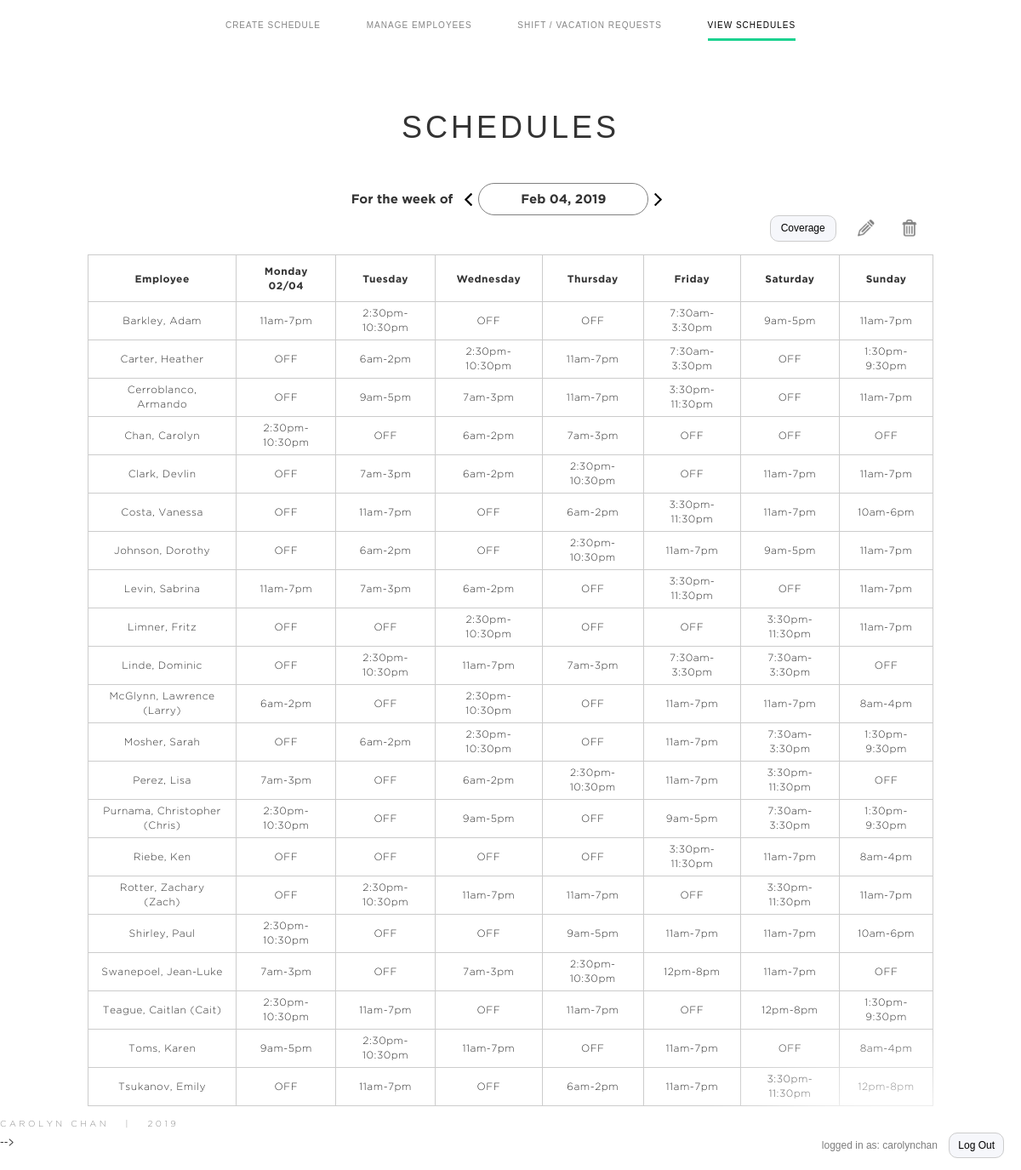
/scheduler/schedules/ (signed in), run on the app's committed database.
### scheduler/models.py (models this page shows)
class WeekSchedule(models.Model):
    employee = models.ForeignKey(Employee, default="", on_delete=models.CASCADE)
    weekStart = models.DateField(default=datetime.date.today)
    mondayShift = models.CharField(max_length=15, default="", choices=SHIFT_CHOICES)
    tuesdayShift = models.CharField(max_length=15, default="", choices=SHIFT_CHOICES)
    wednesdayShift = models.CharField(max_length=15, default="", choices=SHIFT_CHOICES)
    thursdayShift = models.CharField(max_length=15, default="", choices=SHIFT_CHOICES)
    fridayShift = models.CharField(max_length=15, default="", choices=SHIFT_CHOICES)
    saturdayShift = models.CharField(max_length=15, default="", choices=SHIFT_CHOICES)
    sundayShift = models.CharField(max_length=15, default="", choices=SHIFT_CHOICES)

class Employee(models.Model):
    POSITION_CHOICES = (
        ("SM", "Senior Manager"),
        ("AM", "Assistant Manager"),
        ("SIM", "Store Inventory Merchandiser"),
        ("SLIM", "Shift Leader"),
        ("BSI", "Bookseller I"),
        ("BSII", "Bookseller II"),
        ("PT", "Part Time Bookseller"),
        ("TB", "Temporary Bookseller"),
    )
    QUAD_CHOICES = ((i+1,i+1) for i in range(4))
    firstName = models.CharField(max_length=20, default="")
    lastName = models.CharField(max_length=20, default="")
    position = models.CharField(max_length=20,
                                choices=POSITION_CHOICES,
                                default="BSII",)
    hours = models.IntegerField(default=35, validators=[MaxValueValidator(35)])
    quad = models.IntegerField(blank=True,
                                null=True,
                                choices=QUAD_CHOICES)
    isBuyer = models.BooleanField(default=False)
    def __str__(self):
        return self.lastName + ", " + self.firstName
    class Meta:
        ordering = ('lastName', 'firstName')

### scheduler/views.py (the view)
# urls.py: url(r'^schedules/(?P<date>\d{4}-\d{2}-\d{2})/$', views.schedules, name='schedules'),
@login_required
def schedules(request, date=None):
    weekSchedules = WeekSchedule.objects.order_by("employee__lastName")
    template = loader.get_template('scheduler/schedules.html')
    if not date:
        monday = datetime.today() + timedelta(days=0-datetime.today().weekday())
        monday = monday.date()
    else:
        monday = datetime.strptime(date, "%Y-%m-%d").date()
    currSchedules = WeekSchedule.objects.filter(weekStart=monday)
    context = {
        'weekSchedules': weekSchedules,
        'monday': monday,
        'datetime': datetime,
        'currSchedules': currSchedules,
    }
    if request.method == "POST":
        selectedWeekStart = request.POST.get("week-start")
        selectedWeekStart = datetime.strptime(selectedWeekStart, "%b %d, %Y").strftime("%Y-%m-%d")
        if 'edit' in request.POST:
            return HttpResponseRedirect(reverse('scheduler:schedule-edit') + selectedWeekStart)
        elif 'delete' in request.POST:
            deleteSchedule(selectedWeekStart)
            return HttpResponseRedirect(reverse('scheduler:schedules'))
        elif 'coverage' in request.POST:
            return HttpResponseRedirect(reverse('scheduler:schedule-coverage') + selectedWeekStart)
        else:
            return HttpResponseRedirect(reverse('scheduler:schedules'))
    else:
        return render(request, 'scheduler/schedules.html', context)

### scheduler/templates/scheduler/schedules.html (shortened to what this page needs)
{% include "scheduler/base.html" %}
{% include "scheduler/menu.html" %}
<body class="schedules">
    <div class="container make-full-page">
        <div class="row">
            <div class="col-xs-12 center-block text-center">
                <h1 class="page-title">Schedules</h1>
            </div>
        </div>
        <div class="row">
            <form action="{% url 'scheduler:schedules' %}" method="post">
                <div class="col-xs-12 center-block text-center">
                    {% load staticfiles %}
                    <h3 id="week-start" class="subtitle">For the week of
                        <button id="prev-week" type="button">
                            <img src="{% static 'img/left-arrow.png' %}"/>
                        </button>
                        <input id="oval-div" name="week-start" value="{{ monday | date:'M d, Y' }}" readonly/>
                    </h3>
                    <button type="button" id="next-week">
                        <img src="{% static 'img/right-arrow.png' %}"/>
                    </button>
                </div>
                <div class="col-xs-12 text-right">
                    <div class="schedule-width" id="button-row">
                        {% if currSchedules %}
                            {% load staticfiles %}
                            <button class="schedule-button logout-button" type="submit" name="coverage">Coverage</button>
                            <button class="edit-button schedule-button" type="submit" name="edit" onclick="return confirm('Edit Schedule?');"><img src="{% static 'img/edit.png' %}"/></button>
                            <button class="delete-button schedule-button" type="submit" name="delete" onclick="return confirm('Delete Schedule?');"><img src="{% static 'img/delete.png' %}"/></button>
                        {% endif %}
                    </div>
                </div>
            </form>
            {% if currSchedules %}
            <div id="schedule-container" style="width:100%;">
                <table id="schedule-table-original" class="schedule-table schedule-width">
                    <tr>
                        <th>Employee</th>
                        <th>Monday {{ monday | date:'m/d' }}</th>
                        <th>Tuesday</th>
                        <th>Wednesday</th>
                        <th>Thursday</th>
                        <th>Friday</th>
                        <th>Saturday</th>
                        <th>Sunday</th>
                    </tr>
                    {% for weekSchedule in weekSchedules %}
                        {% if weekSchedule.weekStart == monday %}
                            <tr>
                                <td>{{ weekSchedule.employee }}</td>
                                <td>{{ weekSchedule.get_mondayShift_display }}</td>
                                <td>{{ weekSchedule.get_tuesdayShift_display }}</td>
                                <td>{{ weekSchedule.get_wednesdayShift_display }}</td>
                                <td>{{ weekSchedule.get_thursdayShift_display }}</td>
                                <td>{{ weekSchedule.get_fridayShift_display }}</td>
                                <td>{{ weekSchedule.get_saturdayShift_display }}</td>
                                <td>{{ weekSchedule.get_sundayShift_display }}</td>
                            </tr>
                        {% endif %}
                    {% endfor %}
                </table>
            </div>
            {% endif %}
        </div>
    </div>
</body>
        {% for weekSchedule in weekSchedules %}
                {% load staticfiles %}
        {%endfor%}

### scheduler/templates/scheduler/menu.html
<div class="container" id="menu-container">
    <div class="row">
        <div class="col-xs-12 center-block text-center">
            <ul id="menu">
                <li class="menu-item generate"><a href="{% url 'scheduler:index' %}">Create Schedule</a></li>
                <li class="menu-item employees"><a href="{% url 'scheduler:manage-employees' %}">Manage Employees</a></li>
                <li class="menu-item requests"><a href="{% url 'scheduler:requests' %}">Shift / Vacation Requests</a></li>
                <li class="menu-item schedules"><a href="{% url 'scheduler:schedules' %}">View Schedules</a></li>
            </ul>
        </div>
    </div>
</div>
<div id="login-bar">
            <div id="login-bar-text">
                <p id="login-text">logged in as: {{ request.user.username }}</p>
                <a class="logout-button" id="logout-link" href="/logout">Log Out</a>
            </div>
</div>

### scheduler/static/css/main.css (style rules this page uses)
#login-bar { position: fixed; bottom: 0; height: 60px; text-align: right; line-height: 60px; font-size: 12px; right: 0; z-index: 100; }
#login-bar-text { display: inline-block; background-color: white; -webkit-box-shadow: 30px 40px 107px 76px rgba(255,255,255,1); -moz-box-shadow: 30px 40px 107px 76px rgba(255,255,255,1); box-shadow: 30px 40px 107px 76px rgba(255,255,255,1); }
#login-text { font-family: Pier Sans, arial, sans-serif; color: #7E7E7E; display: inline-block; }
.logout-button { border: 1px solid #aaa; border: 1px solid #ccc; border-radius: 10px; font-family: Pier Sans, arial, sans-serif; background-color: #F6F7FB; color: black; padding: 6px 12px; font-size: 12px; -webkit-transition: all 0.2s ease-out; -moz-transition: all 0.2s ease-out; -o-transition: all 0.2s ease-out; transition: all 0.2s ease-out; }
#logout-link { text-decoration: none; margin-left: 10px; margin-right: 20px; height: 25px; padding: 7px 10px; }
#menu-container { height: 60px; line-height: 60px; }
#menu { font-family: Pier Sans, Arial, Helvetica, sans-serif; text-transform: uppercase; font-size: 10px; letter-spacing: 1px; }
.menu-item { list-style: none; display: inline-block; margin-left: 25px; margin-right: 25px; }
.menu-item a { color: #868686; padding-bottom: 10px; -webkit-transition: all 0.2s ease-out; -moz-transition: all 0.2s ease-out; -o-transition: all 0.2s ease-out; transition: all 0.2s ease-out; }
body.generate #menu .menu-item.generate a, body.employees #menu .menu-item.employees a, body.requests #menu .menu-item.requests a, body.schedules #menu .menu-item.schedules a { color: black; border-bottom: 3px solid #1BD290; min-height: 100%; }
.make-full-page { min-height: 100%; margin-bottom: -60px; margin-top: -60px; }
.page-title { font-family: Markella, Arial, Helvetica, sans-serif; text-transform: uppercase; font-size: 36px; letter-spacing: 2px; margin-top: 60px; margin-bottom: 45px; }
ul { list-style: none; padding: 0px; }
.subtitle { font-family: Gotham; font-weight: bold; font-size: 18px; }
table { width: 100%; }
tr { font-family: Gotham, Arial, sans-serif; font-size: 12px; font-weight: 100; letter-spacing: 0.5px; }
body.generate .page-title, body.schedules .page-title { letter-spacing: 4px; }
.edit-button, .delete-button, #next-week, #prev-week { background-color: rgba(0,0,0,0); border: 0px; }
.edit-button img, .delete-button img, #next-week img, #prev-week img { height: 15px; width: 15px; }
.edit-button img, .delete-button img { opacity: 0.5; }
#oval-div { border: 1px solid gray; padding: 10px; display: inline-block; -webkit-border-radius: 25px; -moz-border-radius: 25px; border-radius: 25px; width: 200px; text-align: center; }
#week-start { text-align: center; display: inline-block; margin-top: 0px; font-size: 15px; }
#prev-week { padding-right: 0px; }
#next-week { padding-left: 0px; }
#button-row { margin-bottom: 15px; margin-top: -10px; }
.schedule-button img { height: 20px; width: 20px; margin-left: 15px; }
.schedule-width { width: 85%; margin: 0 auto }
.schedule-table { margin-bottom: 75px; }
.schedule-table th { padding: 10px 15px; }
.schedule-table td { padding: 5px 15px; }
.schedule-table th, .schedule-table td { border: 1px solid #ccc; text-align: center; line-height: 17px; }

### data on the page
WeekSchedule: employee "Barkley, Adam", mondayShift "11am-7pm", tuesdayShift "2:30pm-10:30pm", wednesdayShift "OFF", thursdayShift "OFF", fridayShift "7:30am-3:30pm", saturdayShift "9am-5pm", sundayShift "11am-7pm"
WeekSchedule: employee "Carter, Heather", mondayShift "OFF", tuesdayShift "6am-2pm", wednesdayShift "2:30pm-10:30pm", thursdayShift "11am-7pm", fridayShift "7:30am-3:30pm", saturdayShift "OFF", sundayShift "1:30pm-9:30pm"
WeekSchedule: employee "Cerroblanco, Armando", mondayShift "OFF", tuesdayShift "9am-5pm", wednesdayShift "7am-3pm", thursdayShift "11am-7pm", fridayShift "3:30pm-11:30pm", saturdayShift "OFF", sundayShift "11am-7pm"
WeekSchedule: employee "Chan, Carolyn", mondayShift "2:30pm-10:30pm", tuesdayShift "OFF", wednesdayShift "6am-2pm", thursdayShift "7am-3pm", fridayShift "OFF", saturdayShift "OFF", sundayShift "OFF"
WeekSchedule: employee "Clark, Devlin", mondayShift "OFF", tuesdayShift "7am-3pm", wednesdayShift "6am-2pm", thursdayShift "2:30pm-10:30pm", fridayShift "OFF", saturdayShift "11am-7pm", sundayShift "11am-7pm"
WeekSchedule: employee "Costa, Vanessa", mondayShift "OFF", tuesdayShift "11am-7pm", wednesdayShift "OFF", thursdayShift "6am-2pm", fridayShift "3:30pm-11:30pm", saturdayShift "11am-7pm", sundayShift "10am-6pm"
WeekSchedule: employee "Johnson, Dorothy", mondayShift "OFF", tuesdayShift "6am-2pm", wednesdayShift "OFF", thursdayShift "2:30pm-10:30pm", fridayShift "11am-7pm", saturdayShift "9am-5pm", sundayShift "11am-7pm"
WeekSchedule: employee "Levin, Sabrina", mondayShift "11am-7pm", tuesdayShift "7am-3pm", wednesdayShift "6am-2pm", thursdayShift "OFF", fridayShift "3:30pm-11:30pm", saturdayShift "OFF", sundayShift "11am-7pm"
WeekSchedule: employee "Limner, Fritz", mondayShift "OFF", tuesdayShift "OFF", wednesdayShift "2:30pm-10:30pm", thursdayShift "OFF", fridayShift "OFF", saturdayShift "3:30pm-11:30pm", sundayShift "11am-7pm"
WeekSchedule: employee "Linde, Dominic", mondayShift "OFF", tuesdayShift "2:30pm-10:30pm", wednesdayShift "11am-7pm", thursdayShift "7am-3pm", fridayShift "7:30am-3:30pm", saturdayShift "7:30am-3:30pm", sundayShift "OFF"
WeekSchedule: employee "McGlynn, Lawrence (Larry)", mondayShift "6am-2pm", tuesdayShift "OFF", wednesdayShift "2:30pm-10:30pm", thursdayShift "OFF", fridayShift "11am-7pm", saturdayShift "11am-7pm", sundayShift "8am-4pm"
WeekSchedule: employee "Mosher, Sarah", mondayShift "OFF", tuesdayShift "6am-2pm", wednesdayShift "2:30pm-10:30pm", thursdayShift "OFF", fridayShift "11am-7pm", saturdayShift "7:30am-3:30pm", sundayShift "1:30pm-9:30pm"
WeekSchedule: employee "Perez, Lisa", mondayShift "7am-3pm", tuesdayShift "OFF", wednesdayShift "6am-2pm", thursdayShift "2:30pm-10:30pm", fridayShift "11am-7pm", saturdayShift "3:30pm-11:30pm", sundayShift "OFF"
WeekSchedule: employee "Purnama, Christopher (Chris)", mondayShift "2:30pm-10:30pm", tuesdayShift "OFF", wednesdayShift "9am-5pm", thursdayShift "OFF", fridayShift "9am-5pm", saturdayShift "7:30am-3:30pm", sundayShift "1:30pm-9:30pm"
WeekSchedule: employee "Riebe, Ken", mondayShift "OFF", tuesdayShift "OFF", wednesdayShift "OFF", thursdayShift "OFF", fridayShift "3:30pm-11:30pm", saturdayShift "11am-7pm", sundayShift "8am-4pm"
WeekSchedule: employee "Rotter, Zachary (Zach)", mondayShift "OFF", tuesdayShift "2:30pm-10:30pm", wednesdayShift "11am-7pm", thursdayShift "11am-7pm", fridayShift "OFF", saturdayShift "3:30pm-11:30pm", sundayShift "11am-7pm"
WeekSchedule: employee "Shirley, Paul", mondayShift "2:30pm-10:30pm", tuesdayShift "OFF", wednesdayShift "OFF", thursdayShift "9am-5pm", fridayShift "11am-7pm", saturdayShift "11am-7pm", sundayShift "10am-6pm"
WeekSchedule: employee "Swanepoel, Jean-Luke", mondayShift "7am-3pm", tuesdayShift "OFF", wednesdayShift "7am-3pm", thursdayShift "2:30pm-10:30pm", fridayShift "12pm-8pm", saturdayShift "11am-7pm", sundayShift "OFF"
WeekSchedule: employee "Teague, Caitlan (Cait)", mondayShift "2:30pm-10:30pm", tuesdayShift "11am-7pm", wednesdayShift "OFF", thursdayShift "11am-7pm", fridayShift "OFF", saturdayShift "12pm-8pm", sundayShift "1:30pm-9:30pm"
WeekSchedule: employee "Toms, Karen", mondayShift "9am-5pm", tuesdayShift "2:30pm-10:30pm", wednesdayShift "11am-7pm", thursdayShift "OFF", fridayShift "11am-7pm", saturdayShift "OFF", sundayShift "8am-4pm"
WeekSchedule: employee "Tsukanov, Emily", mondayShift "OFF", tuesdayShift "11am-7pm", wednesdayShift "OFF", thursdayShift "6am-2pm", fridayShift "11am-7pm", saturdayShift "3:30pm-11:30pm", sundayShift "12pm-8pm"

### other printed values
{{ request.user.username }} "carolynchan"
{{ monday | date:'m/d' }} "02/04"
